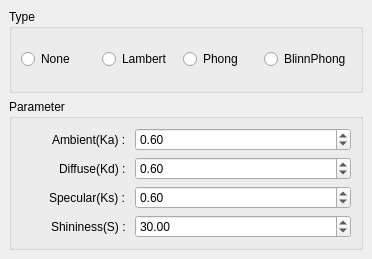
<?xml version="1.0" encoding="UTF-8"?>
<ui version="4.0">
 <class>ShadingController</class>
 <widget class="QDockWidget" name="ShadingController">
  <property name="geometry">
   <rect>
    <x>0</x>
    <y>0</y>
    <width>372</width>
    <height>259</height>
   </rect>
  </property>
  <property name="windowTitle">
   <string>ShadingController</string>
  </property>
  <widget class="QWidget" name="dockWidgetContents">
   <layout class="QGridLayout" name="gridLayout">
    <item row="0" column="0">
     <widget class="QGroupBox" name="shadingTypeGBox">
      <property name="title">
       <string>Type</string>
      </property>
      <layout class="QGridLayout" name="gridLayout_2">
       <item row="0" column="0">
        <widget class="QRadioButton" name="noneRBtn">
         <property name="text">
          <string>None</string>
         </property>
        </widget>
       </item>
       <item row="0" column="1">
        <widget class="QRadioButton" name="lambertRBtn">
         <property name="text">
          <string>Lambert</string>
         </property>
        </widget>
       </item>
       <item row="0" column="2">
        <widget class="QRadioButton" name="phongRBtn">
         <property name="text">
          <string>Phong</string>
         </property>
        </widget>
       </item>
       <item row="0" column="3">
        <widget class="QRadioButton" name="blinnPhongRBtn">
         <property name="text">
          <string>BlinnPhong</string>
         </property>
        </widget>
       </item>
      </layout>
     </widget>
    </item>
    <item row="1" column="0">
     <widget class="QGroupBox" name="shadingParameter">
      <property name="title">
       <string>Parameter</string>
      </property>
      <layout class="QGridLayout" name="gridLayout_3">
       <item row="1" column="0" alignment="Qt::AlignRight">
        <widget class="QLabel" name="kdLbl">
         <property name="text">
          <string>Diffuse(Kd) : </string>
         </property>
        </widget>
       </item>
       <item row="0" column="0" alignment="Qt::AlignRight">
        <widget class="QLabel" name="kaLbl">
         <property name="minimumSize">
          <size>
           <width>0</width>
           <height>0</height>
          </size>
         </property>
         <property name="text">
          <string>Ambient(Ka) : </string>
         </property>
        </widget>
       </item>
       <item row="2" column="0" alignment="Qt::AlignRight">
        <widget class="QLabel" name="ksLbl">
         <property name="text">
          <string>Specular(Ks) : </string>
         </property>
        </widget>
       </item>
       <item row="3" column="0" alignment="Qt::AlignRight">
        <widget class="QLabel" name="sLbl">
         <property name="text">
          <string>Shininess(S) : </string>
         </property>
        </widget>
       </item>
       <item row="1" column="1" colspan="2">
        <widget class="QDoubleSpinBox" name="kdDSBox">
         <property name="maximum">
          <double>1.000000000000000</double>
         </property>
         <property name="singleStep">
          <double>0.010000000000000</double>
         </property>
         <property name="value">
          <double>0.600000000000000</double>
         </property>
        </widget>
       </item>
       <item row="0" column="1" colspan="2">
        <widget class="QDoubleSpinBox" name="kaDSBox">
         <property name="maximum">
          <double>1.000000000000000</double>
         </property>
         <property name="singleStep">
          <double>0.010000000000000</double>
         </property>
         <property name="value">
          <double>0.600000000000000</double>
         </property>
        </widget>
       </item>
       <item row="2" column="1" colspan="2">
        <widget class="QDoubleSpinBox" name="ksDSBox">
         <property name="maximum">
          <double>1.000000000000000</double>
         </property>
         <property name="singleStep">
          <double>0.010000000000000</double>
         </property>
         <property name="value">
          <double>0.600000000000000</double>
         </property>
        </widget>
       </item>
       <item row="3" column="1" colspan="2">
        <widget class="QDoubleSpinBox" name="sDSBox">
         <property name="maximum">
          <double>100.000000000000000</double>
         </property>
         <property name="singleStep">
          <double>0.010000000000000</double>
         </property>
         <property name="value">
          <double>30.000000000000000</double>
         </property>
        </widget>
       </item>
      </layout>
     </widget>
    </item>
   </layout>
  </widget>
 </widget>
 <resources/>
 <connections/>
</ui>
